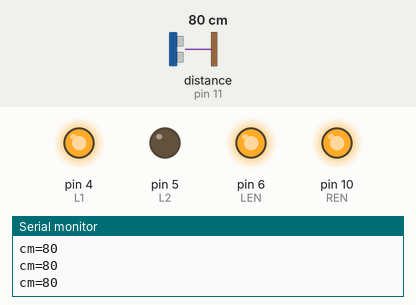
A sketch run on a simulated Arduino Uno, built with avr-gcc and run on an emulated ATmega328P. Shown: output pins drawn as LEDs (lit = HIGH), the last lines printed to the serial monitor. Wiring (inferred from the names in the program): ultrasonic range finder: trigger pin 12; echo pin 11. Inputs (shaded band) come from the test bench; at power-on: distance to the obstacle (sensor on pin 11) 80 cm. The echo pulse lasts 58.3 µs per cm; pins used as bus, display or sensor lines are not drawn.

Above: at 1.2 s.
1.3 s: distance to the obstacle (sensor on pin 11) set to 29 cm
2.8 s: distance to the obstacle (sensor on pin 11) set to 23 cm
At 4.2 s:
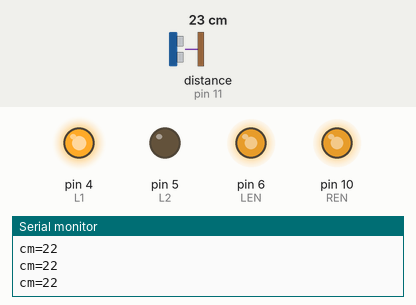
Timing chart, 0 to 5.8 s (numbered marks = the images above; inputs shaded):
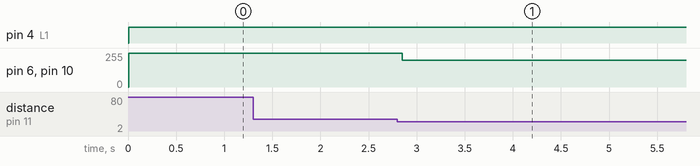

Measured:
- the behaviour switches between 26 and 25 cm on distance to the obstacle (sensor on pin 11) (found by bisection; images 0 and 1)
- after the input at 2.8 s, pin 6 (LEN), pin 10 (REN): 255/255 → 200/255 after 0.05 s

The sketch:

wall-follower.ino
```cpp
// Drives forward and turns right when a wall is close. Motors on 4/5/6 and 7/8/10, HC-SR04 on 12/11.
const int L1 = 4, L2 = 5, LEN = 6;
const int R1 = 7, R2 = 8, REN = 10;
const int TRIG = 12, ECHO = 11;
long readCm() {
  digitalWrite(TRIG, LOW); delayMicroseconds(2);
  digitalWrite(TRIG, HIGH); delayMicroseconds(10);
  digitalWrite(TRIG, LOW);
  long us = pulseIn(ECHO, HIGH, 30000);
  return us ? us / 58 : 400;
}
void drive(int l, int r) {
  digitalWrite(L1, l > 0); digitalWrite(L2, l < 0); analogWrite(LEN, abs(l));
  digitalWrite(R1, r > 0); digitalWrite(R2, r < 0); analogWrite(REN, abs(r));
}
void setup() {
  Serial.begin(115200);
  int pins[] = {L1, L2, LEN, R1, R2, REN, TRIG};
  for (int p : pins) pinMode(p, OUTPUT);
  pinMode(ECHO, INPUT);
}
void loop() {
  long cm = readCm();
  Serial.print("cm="); Serial.println(cm);
  if (cm < 25) { drive(200, -200); delay(350); }
  else { drive(255, 255); delay(50); }
}
```
